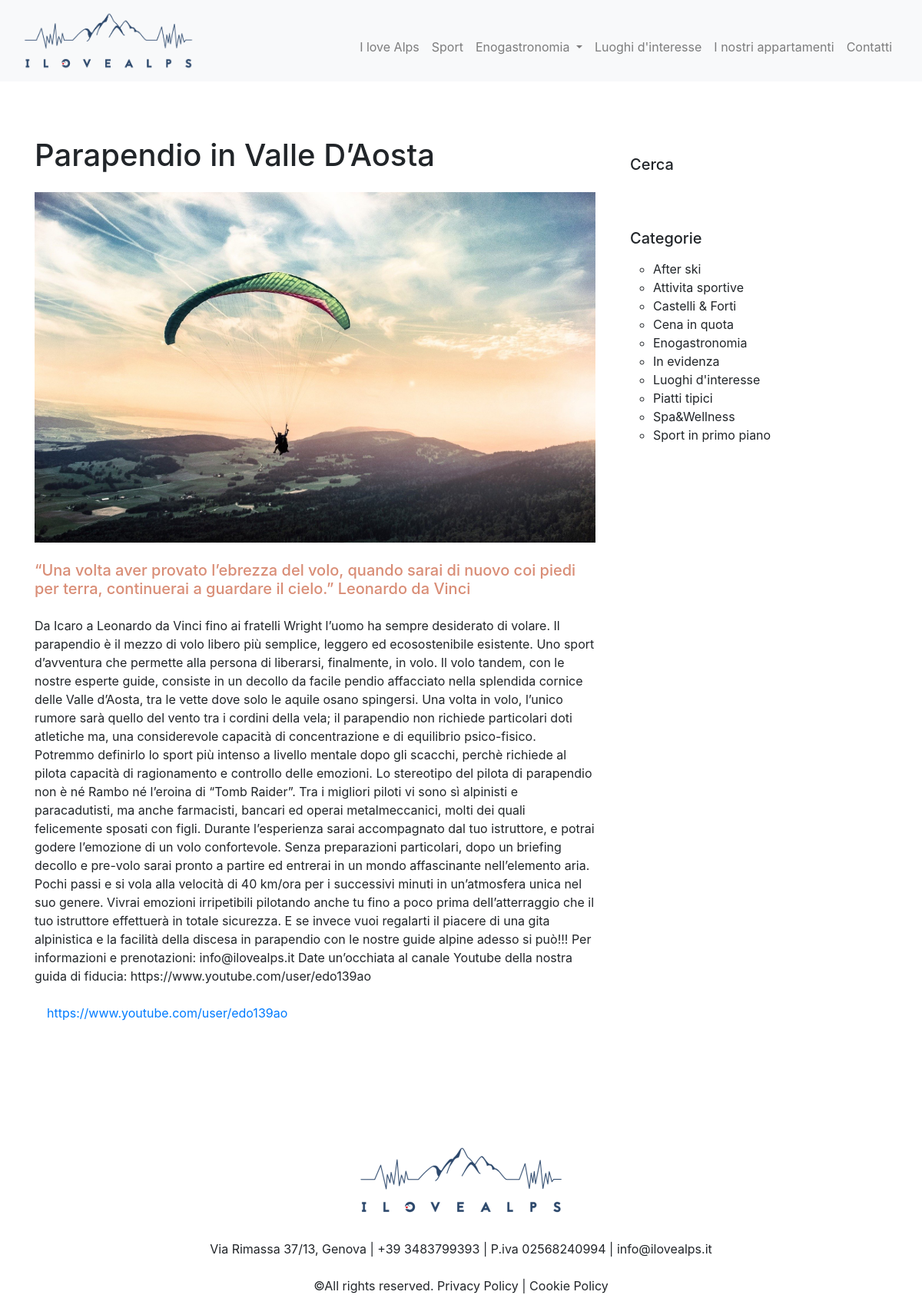
Screenshot of /alps/2 with the database file from the repository.
### alps/models.py (models this page shows, shortened)
class Activity(models.Model):
    CHOICES = (
        ('sport', 'Sport'),
        ('luoghi', "Luoghi d'interesse"),
        ('piatti', 'Piatti tipici'),
        ('after ski', 'After Ski'),
        ('cena', 'Cena in quota'),
    )
    category = models.CharField(max_length=150, null=False, choices=CHOICES)
    title = models.CharField(max_length=150)
    description = models.CharField(max_length=350)
    text = models.TextField(blank=True)
    image = models.ImageField(upload_to='portfolio/images/')
    url = models.URLField(blank=True)

### alps/views.py (the view)
# urls.py: path('alps/<int:activity_id>', views.details, name='details'),
def details(request, activity_id):
    contactall = get_object_or_404(Contact, pk=1)
    activities = Activity.objects.all()
    activity = get_object_or_404(Activity, pk=activity_id)
    return render(request, 'alps/details.html', {'contactall': contactall, 'activity': activity})

### alps/templates/alps/details.html (shortened to what this page needs)
{% extends 'alps/base.html' %}
{% load static %}
{% block content %}
<br/>
<br/>
<div class="container">
    <div class="row">
        <div class="col-lg-8 mt-4 text-center">
            <h1 style="mt-4; font-size: 40px; margin: 0px; text-align: left;">{{ activity.title }}</h1>
            <img src="{{ activity.image.url }}" class="img-fluid mt-4"  height="600">
            <br/>
            <h2 class="mt-4" style="font-size: 20px; margin: 0px; text-align: left; color:#d98d76">{{ activity.description }}</h2><br/>
            <p style="font-size: 16px; line-height: 24px; text-align: left;">
                {{ activity.text }}</p>
            <a style="mt-4; font-size: 16px; line-height: 24px; text-align: left" class="nav-link " href="{{ activity.url }}" target="_blank">{{ activity.url }}</a>
        </div>
        <div class="col-8 col-sm-4">
            <div class="container-sm">
                <br/>
                <br/>
                <h6 style="font-size: 20px; margin: 0px; text-align: left;">Cerca</h6>
                <br/>
                <br/>
                <br/>
                <h6 style="font-size: 20px; margin: 0px; text-align: left;">Categorie</h6>
                <ul>
                    <li>After ski</li>
                    <li>Attivita sportive</li>
                    <li>Castelli & Forti</li>
                    <li>Cena in quota</li>
                    <li>Enogastronomia</li>
                    <li>In evidenza</li>
                    <li>Luoghi d'interesse</li>
                    <li>Piatti tipici</li>
                    <li>Spa&Wellness</li>
                    <li>Sport in primo piano</li>
                </ul>
            </div>
        </div>
    </div>
</div>
<br/>
<br/>
<br/>
<br/>
{% endblock %}

### alps/templates/alps/details.html (style rules this page uses)
ul { display: block; list-style-type: circle; margin-top: 1em; margin-bottom: 1 em; margin-left: 0; margin-right: 0; padding-left: 30px; }

### rows the page displays
Activity: title "Parapendio in Valle D’Aosta", image (picture), description "“Una volta aver provato l’ebrezza del volo, quando sarai di nuovo coi piedi per terra, continuerai a guardare il cielo.” Leonardo da Vinci", text "Da Icaro a Leonardo da Vinci fino ai fratelli Wright l’uomo ha sempre desiderato di volare. Il parapendio è il mezzo di volo libero più semplice, leggero ed ecosostenibile esistente. Uno sport d’avventura che permette alla persona di liberarsi, finalmente, in volo. Il volo tandem, con le nostre esperte guide, consiste in un decollo da facile pendio affacciato nella splendida cornice delle Valle d’Aosta, tra le vette dove solo le aquile osano spingersi. Una volta in volo, l’unico rumore sarà quello del vento tra i cordini della vela; il parapendio non richiede particolari doti atletiche ma, una considerevole capacità di concentrazione e di equilibrio psico-fisico. Potremmo definirlo lo sport…", url "https://www.youtube.com/user/edo139ao"
